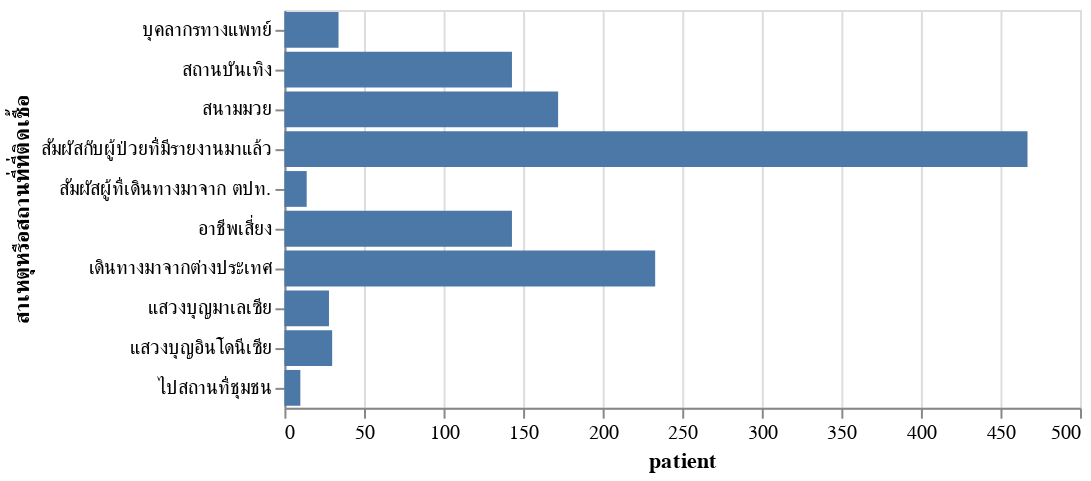

Notebook source saved alongside this figure:
### Code cell


### Figure 1 — Vega-Lite specification as saved in the notebook (floating-point values rounded to 4 significant figures)
{"config": {"view": {"continuousWidth": 400, "continuousHeight": 300}}, "data": {"name": "data-a5be4e02f22667bacfe6e3f50dad795d"}, "mark": "bar", "encoding": {"x": {"type": "quantitative", "field": "patient"}, "y": {"type": "nominal", "field": "สาเหตุหรือสถานที่ที่ติดเชื้อ"}}, "$schema": "https://vega.github.io/schema/vega-lite/v4.8.1.json", "datasets": {"data-a5be4e02f22667bacfe6e3f50dad795d": [{"สาเหตุหรือสถานที่ที่ติดเชื้อ": "สถานบันเทิง", "patient": 143}, {"สาเหตุหรือสถานที่ที่ติดเชื้อ": "สนามมวย", "patient": 172}, {"สาเหตุหรือสถานที่ที่ติดเชื้อ": "แสวงบุญมาเลเซีย", "patient": 28}, {"สาเหตุหรือสถานที่ที่ติดเชื้อ": "บุคลากรทางแพทย์", "patient": 34}, {"สาเหตุหรือสถานที่ที่ติดเชื้อ": "แสวงบุญอินโดนีเซีย", "patient": 30}, {"สาเหตุหรือสถานที่ที่ติดเชื้อ": "สัมผัสกับผู้ป่วยที่มีรายงานมาแล้ว", "patient": 467}, {"สาเหตุหรือสถานที่ที่ติดเชื้อ": "เดินทางมาจากต่างประเทศ", "patient": 233}, {"สาเหตุหรือสถานที่ที่ติดเชื้อ": "สัมผัสผู้ที่เดินทางมาจาก ตปท.", "patient": 14}, {"สาเหตุหรือสถานที่ที่ติดเชื้อ": "อาชีพเสี่ยง", "patient": 143}, {"สาเหตุหรือสถานที่ที่ติดเชื้อ": "ไปสถานที่ชุมชน", "patient": 10}]}}
